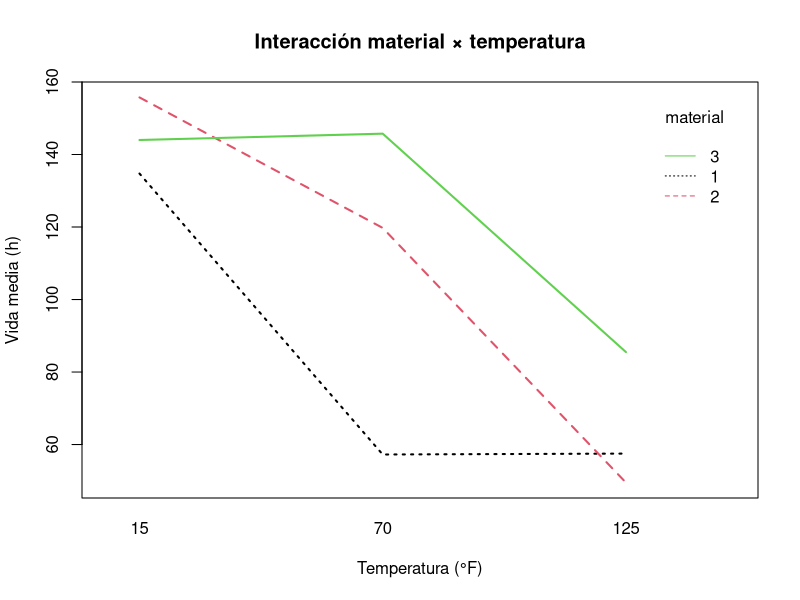
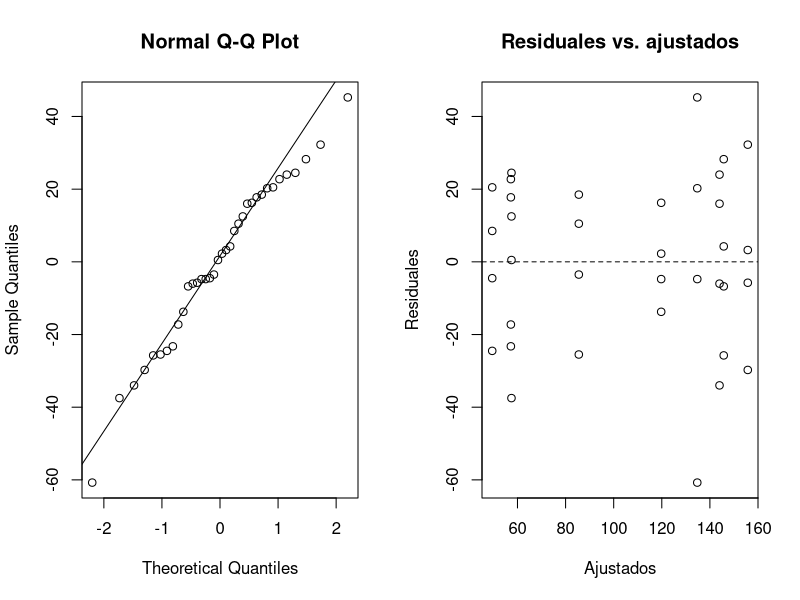

The R script that drew these images, in order:
## ---- chunk 1
knitr::opts_chunk$set(echo = TRUE, message = FALSE, warning = FALSE,
                      fig.width = 7, fig.height = 4)
## ---- chunk 2
suppressMessages(library(car))
set.seed(2)
## ---- chunk 3
df <- read.csv('../datos/vida-bateria.csv')
df$material <- factor(df$material)
df$temperatura <- factor(df$temperatura)
with(df, tapply(vida, list(material, temperatura), mean))
## ---- chunk 4
with(df, interaction.plot(temperatura, material, vida,
     xlab='Temperatura (°F)', ylab='Vida media (h)',
     main='Interacción material × temperatura', lwd=2, col=1:3))
## ---- chunk 5
modelo <- aov(vida ~ material * temperatura, data = df)
summary(modelo)
## ---- chunk 6
op <- par(mfrow = c(1, 2))
qqnorm(residuals(modelo)); qqline(residuals(modelo))
plot(fitted(modelo), residuals(modelo), xlab='Ajustados', ylab='Residuales',
     main='Residuales vs. ajustados'); abline(h=0, lty=2)
par(op)
shapiro.test(residuals(modelo))
